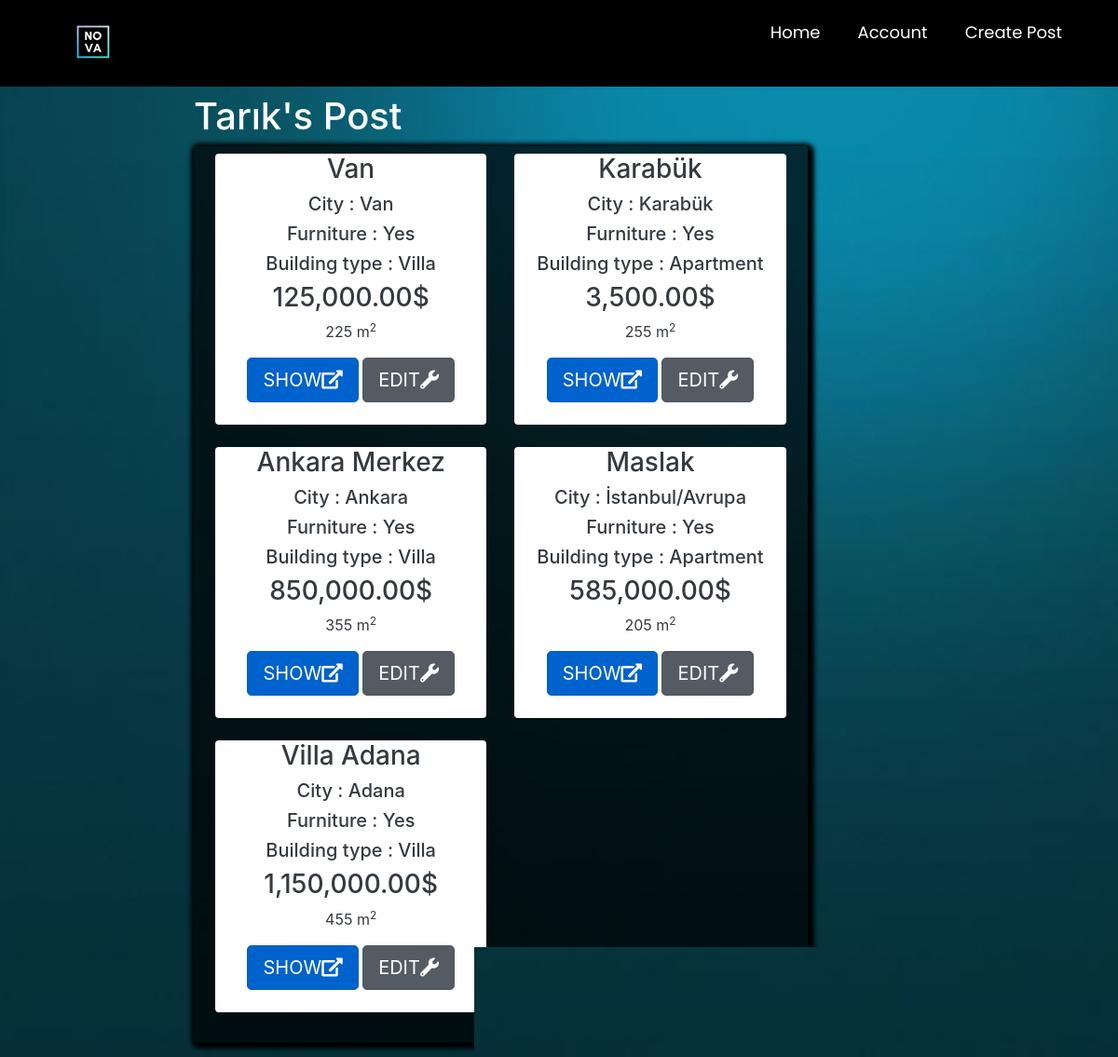
/listaddedposts/ (signed in), run on the app's committed database.
### main/models.py (models this page shows, shortened)
class ourUser(models.Model):
    user = models.OneToOneField(User, null=True, on_delete=models.CASCADE)  # relation with django's user # will be implemented later
    username = models.CharField(max_length=255,null=True)
    first_name = models.CharField(max_length=255,null=True)
    last_name = models.CharField(max_length=255,null=True)
    email = models.EmailField(max_length=254)

class Post(models.Model):
    ouruser = models.ForeignKey(ourUser, null=True, on_delete=models.CASCADE)
    post_title = models.CharField(max_length=255,null=True)
    post_description = models.TextField()
    price = models.DecimalField(decimal_places=2 , max_digits=12)
    location = models.CharField(max_length=255,null=True,choices=city)
    postType = models.CharField(choices=RorS , max_length=50, null=True , default='For Sale')
    floor = models.DecimalField(decimal_places=0 , max_digits=3 ,null=True)
    building_age = models.DecimalField(decimal_places=0, max_digits=2 , null=True)
    area = models.DecimalField(decimal_places=0,max_digits=4 ,null=True)
    isFurniture = models.CharField(choices=Furniture ,null=True,max_length=50,default="No")
    building_type = models.CharField(choices=b_types ,null=True ,max_length=50)
    room = models.DecimalField(decimal_places=0 , max_digits=3 ,null=True)

### main/views.py (the view)
# urls.py: path('listaddedposts/',views.listaddedposts, name="listaddedposts" ),
@login_required
def listaddedposts(request):
    fuser = ourUser.objects.get(user_id=request.user.id)
    posts = Post.objects.all().filter(ouruser=fuser)
    mydict  =  { 'posts':posts , 'fuser':fuser}
    return render(request, 'main/listaddedposts.html',context = mydict)

### main/templates/main/listaddedposts.html (shortened to what this page needs)
{% extends 'main/mainpage.html' %}
{% load static %}
{% load humanize %}
{% block content %}
<head>
    <link href="//maxcdn.bootstrapcdn.com/bootstrap/4.1.1/css/bootstrap.min.css" rel="stylesheet" id="bootstrap-css">
    <link rel="stylesheet" href="https://stackpath.bootstrapcdn.com/bootstrap/4.1.3/css/bootstrap.min.css"
>
    <link rel="stylesheet" href="https://use.fontawesome.com/releases/v5.3.1/css/all.css"
>
</head>
<div style="margin-left: 17%">
<div class="container p-1 my-1 text-white rounded">
    <h1>{{fuser.first_name}}'s Post</h1>
<div class="col-md-8 rounded" style=" box-shadow: 2px 2px 5px 5px #000000;background-color: rgba(0,0,0,0.7)">
            <div class="row p-2 my-2">
                {% if posts %}
                {% for i in posts %}
                <div class="col-md-6 ">
                    <div class="container-fluid bg-white rounded text-dark" style="text-align:center;">
                        <h3>{{ i.post_title }}</h3>
                        <h5>City : {{ i.location }}</h5>
                        <h5>Furniture : {{ i.isFurniture }}</h5>
                        <h5>Building type : {{ i.building_type }}</h5>
                        <h3>{{ i.price|intcomma }}$</h3>
                        <p class="descroption">{{i.area}} m<sup>2</sup></p>
                        <a href="{% url 'product_details' i.id %}" class="btn btn-primary btn-lg active" role="button"
                           aria-pressed="true">SHOW<i class="fas fa-external-link-alt"></i></a>
                         <a href="{% url 'editpost' i.id %}" class="btn btn-secondary btn-lg active" role="button"
                           aria-pressed="true">EDIT<i class="fas fa-wrench"></i></i></a>
                        <br><br>
                    </div>
                    <br>
                </div>
                {% endfor %}
                 {%else%}
                <h3>You dont have any post yet</h3>
                <h2>If you want to post <a href="{% url 'createpost' %}">click here</a></h2>
                {% endif %}
            </div>
        </div>
</div>
    </div>
{% endblock %}

### main/templates/main/mainpage.html (style rules this page uses)
body.g { background-image: url('/static/images/wallpaper.jpg'); background-size: cover; background-repeat: no-repeat; background-attachment: fixed; }

### data on the page
ourUser: first_name "Tarık"
Post: post_title "Van", location "Van", isFurniture "Yes", building_type "Villa", price "125,000.00", area "225"
Post: post_title "Karabük", location "Karabük", isFurniture "Yes", building_type "Apartment", price "3,500.00", area "255"
Post: post_title "Ankara Merkez", location "Ankara", isFurniture "Yes", building_type "Villa", price "850,000.00", area "355"
Post: post_title "Maslak", location "İstanbul/Avrupa", isFurniture "Yes", building_type "Apartment", price "585,000.00", area "205"
Post: post_title "Villa Adana", location "Adana", isFurniture "Yes", building_type "Villa", price "1,150,000.00", area "455"
